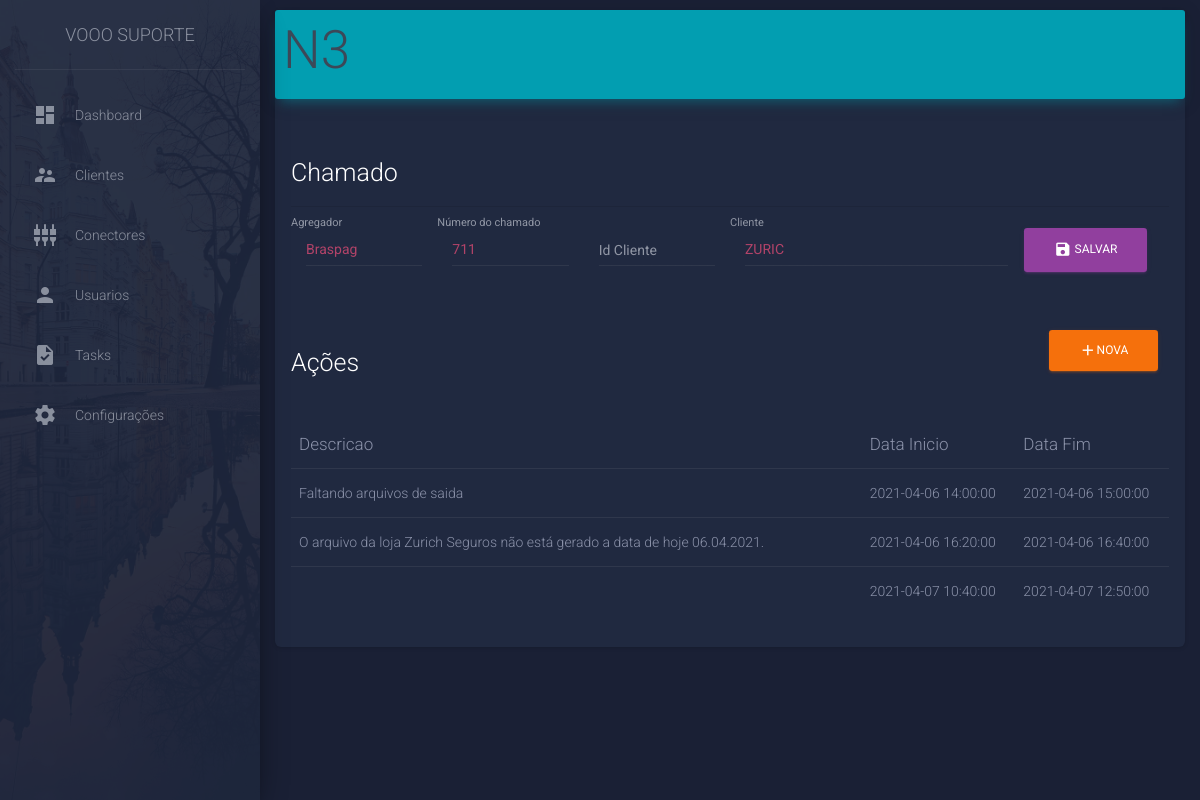
The app's page /task/17 with its own data.
### model/ModelSqlite.py (models this page shows, shortened)
class TaskType(db.Model):
    __tablename__ = 'tasktype'
    id = Column(INTEGER, primary_key=True)
    name = Column(String, nullable=False, default='')

class Order(db.Model):
    __tablename__ = 'order'
    id = Column(INTEGER, primary_key=True)
    number = Column(INTEGER, nullable=False, default='0')
    client_name = Column(String)
    client_id = Column(String)
    aggregator = Column(String)

class Action(db.Model):
    __tablename__ = 'action'
    id = Column(INTEGER, primary_key=True)
    description = Column(String, nullable=False, default='')
    init = Column(DATETIME, default=datetime.now())
    finish = Column(DATETIME, nullable=True)
    finished = Column(BOOLEAN, nullable=False, default=False)
    task_id = Column(INTEGER, ForeignKey('task.id'))

### __main__.py (the view)
@app.route('/task/<int:id>')
def task(id: int):
    task = taskDao.load_by_id(id)
    if not task:
        return render_template(locate_html('error'), msg='Tarefa não encontrada')
    is_n3 = task.task_type.name == "N3"
    task.running = any([not action.finished for action in task.actions])
    return render_template(locate_html('task'), task=task, isN3=is_n3)

### __main__.py (called while the page is built)
def locate_html(page: str) -> str:
    return f'pages/{page}.html'

### model/TaskDao.py (called while the page is built)
def load_by_id(id: int):
    return Task.query.filter(Task.id == id).first()

### template/pages/task.html (shortened to what this page needs)
{% extends "layout/layout.html" %}
{% block content %}
<nav class="navbar navbar-light bg-info">
  <p class="h1 title pl-2">{{task.task_type.name}}</p>
</nav>
<div class="p-3">
  {% if isN3 %}
  <div>
    <p class="h3 text-white">Chamado
      <hr>
    </p>
    <form class="row" action="/addOrder/" method="POST">
      <div class="form-group col-2">
        <label for="aggregator" class="bmd-label-floating">Agregador</label>
        <input type="text" class="form-control" id="aggregator" name="aggregator" value="{{task.order.aggregator}}">
      </div>
      <div class="form-group col-2">
        <label for="orderNumber" class="bmd-label-floating">Número do chamado</label>
        <input type="number" class="form-control" id="orderNumber" name="orderNumber" value="{{task.order.number}}">
      </div>
      <div class="form-group col-2">
        <label for="clientId" class="bmd-label-floating">Id Cliente</label>
        <input type="text" class="form-control" id="clientId" name="clientId" value="{{task.order.client_id}}">
      </div>
      <div class="form-group col-4">
        <label for="clientName" class="bmd-label-floating">Cliente</label>
        <input type="text" class="form-control" id="clientName" name="clientName" value="{{task.order.client_name}}">
      </div>
      <button type="submit" class="btn btn-primary"> <i class="material-icons">save</i> Salvar </button>
    </form>
  </div>
  {% endif %}
  <div class="mt-5">
    <div class="row">
      <div class="col-10 h3 text-white">Ações </div>
      <div class="col">
        {% if task.running %}
        <button type="button" class="btn btn-success" data-toggle="modal" data-target="#modalFinalize"
          aria-expanded="false" aria-controls="formAction" onclick="setNow()">
          <i class="material-icons">thumb_up</i>Finalizar
        </button>
        {% else %}
        <button type="button" class="btn btn-warning" data-toggle="modal" data-target="#modalNewAction"
          aria-expanded="false" aria-controls="formAction" onclick="setNow()">
          <i class="material-icons">add</i>Nova
        </button>
        {% endif %}
      </div>
    </div>
    <table class="table">
      <thead class=" text-primary">
        <th>Descricao</th>
        <th>Data Inicio</th>
        <th>Data Fim</th>
      </thead>
      <tbody>
        {% for action in task.actions %}
        <tr>
          <td style="width: 65%;">{{ action.description }}</td>
          <td>{{ action.init }}</td>
          <td> {{action.finish if action.finish}} </td>
        </tr>
        {% endfor %}
      </tbody>
  </div>
</div>
{% endblock %}

### records on screen
TaskType: task_type.name "N3"
Order: aggregator "Braspag", orderNumber "711", clientName "ZURIC"
Action: description "Faltando arquivos de saida", init "2021-04-06 14:00:00", finish "2021-04-06 15:00:00"
Action: description "O arquivo da loja Zurich Seguros não está gerado a data de hoje 06.04.2021.", init "2021-04-06 16:20:00", finish "2021-04-06 16:40:00"
Action: init "2021-04-07 10:40:00", finish "2021-04-07 12:50:00"
